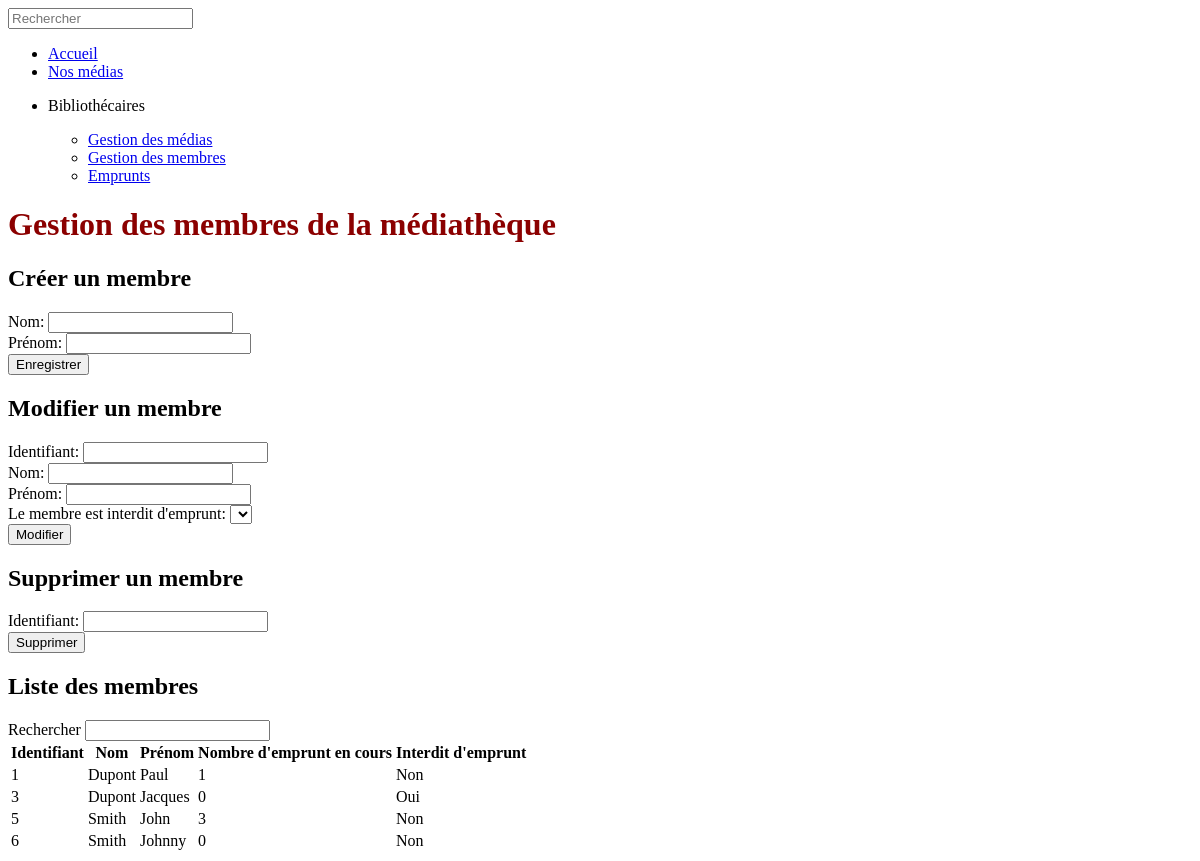
Before: /bibliothecaire/gestion-des-membres/ with the older database file.
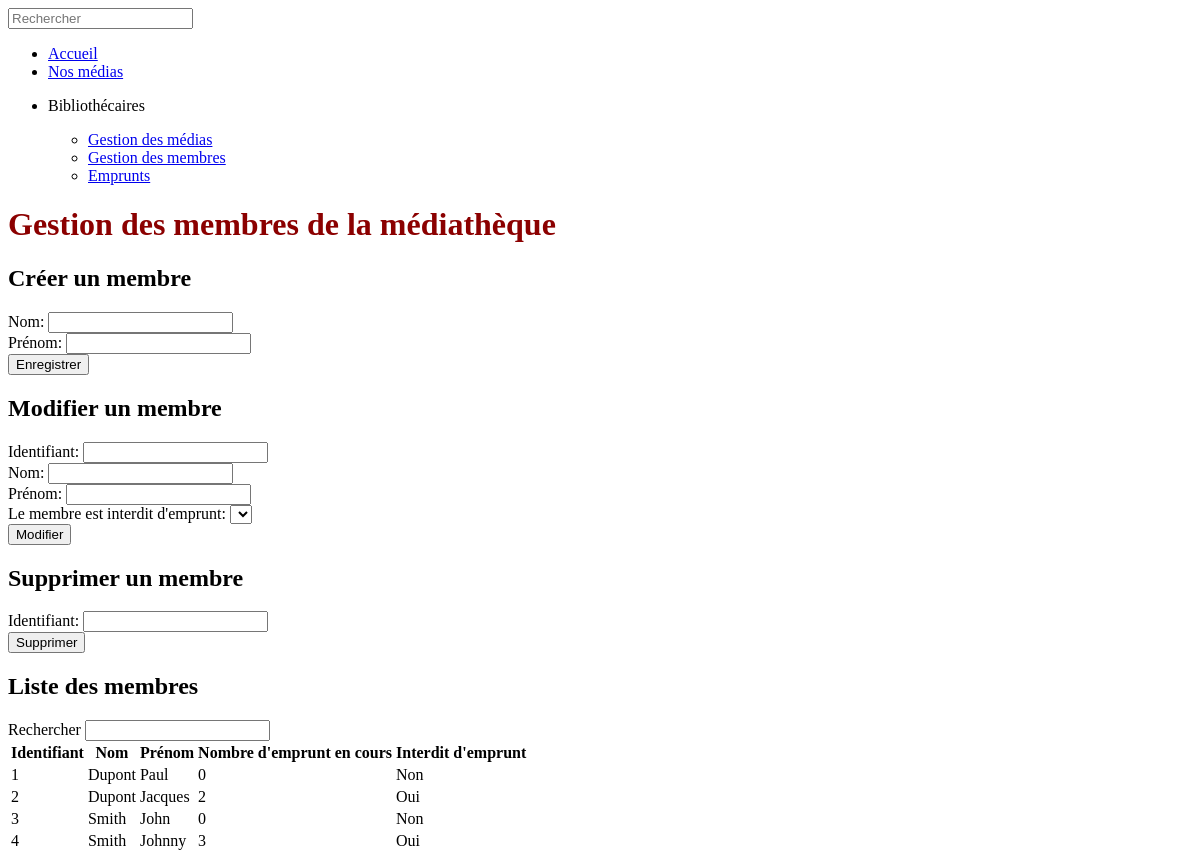
After: the same page with the newer database file.
### librarians_app/models.py (models this page shows)
class Member(models.Model):
    first_name = models.fields.CharField(max_length=30)
    last_name = models.fields.CharField(max_length=30)
    nb_current_borrowings = models.fields.IntegerField(
        default = 0,
        validators = [
            MaxValueValidator(3),
            MinValueValidator(0)
        ]
    )
    is_blocked = models.fields.BooleanField(default=False)

### librarians_app/views.py (the view)
# urls.py: path('gestion-des-membres/', views.members_management, name='members_management'),
def members_management(request):
    members = Member.objects.all()
    if request.method == 'POST':
        if 'submit_create_member' in request.POST:
            return create_member(request, members)
        elif 'submit_update_member' in request.POST:
            return update_member(request, members)
        elif 'submit_delete_member' in request.POST:
            return delete_member(request, members)
        else:
            return redirect('members_management')
    else:
        medias = BorrowableMedia.objects.filter(is_available=False)
        today = date.today()
        for media in medias:
            if media.return_date < today:
                media.borrower.is_blocked = True
                media.borrower.save()
        return render(request, 'membersManagement.html', {
            'members': members,
            'create_member': CreateMember(),
            'update_member': UpdateMember(),
            'delete_member': DeleteMember()
        })

### librarians_app/forms.py
class CreateMember(forms.Form):
    last_name = forms.CharField(required=True, label='Nom')
    first_name = forms.CharField(required=True, label='Prénom')

class UpdateMember(forms.Form):
    id = forms.IntegerField(
        required=True,
        label='Identifiant',
        widget=forms.TextInput(attrs={'id': 'member-id-update'})
    )
    last_name = forms.CharField(
        required=True,
        label='Nom',
        widget=forms.TextInput(attrs={'id': 'member-last-name-update'})
    )
    first_name = forms.CharField(
        required=True,
        label='Prénom',
        widget=forms.TextInput(attrs={'id': 'member-first-name-update'})
    )
    is_blocked = forms.ChoiceField(
        required=True,
        choices=[],
        label="Le membre est interdit d'emprunt",
        widget=forms.Select(attrs={'id': 'member-is-blocked-update'})
    )

### librarians_app/templates/membersManagement.html (shortened to what this page needs)
{% extends 'base.html' %}
{% load static %}
{% block members_management %}
<main>
  <h1>Gestion des membres de la médiathèque</h1>
  <section id="create-member-section">
    <h2>Créer un membre</h2>
    <form action="" method="post" novalidate>
      {{ create_member }}
      <input type="submit" name="submit_create_member" value="Enregistrer">
    </form>
  </section>
  <section id="update-member-section">
    <h2>Modifier un membre</h2>
      <form action="" method="post" novalidate>
          {{ update_member }}
          <input type="submit" name="submit_update_member" value="Modifier">
      </form>
  </section>
  <section id="delete-member-section">
    <h2>Supprimer un membre</h2>
      <form action="" method="post" novalidate>
          {{ delete_member }}
          <input type="submit" name="submit_delete_member" value="Supprimer">
      </form>
  </section>
  <section>
    <h2>Liste des membres</h2>
    <label for="member-search-bar">Rechercher</label>
    <input type="text" name="member_search_bar" id="member-search-bar">
    <table>
        <thead>
            <tr>
                <th>Identifiant</th>
                <th>Nom</th>
                <th>Prénom</th>
                <th>Nombre d'emprunt en cours</th>
                <th>Interdit d'emprunt</th>
            </tr>
        </thead>
        <tbody>
            {% for member in members %}
            <tr class="member">
                <td>{{ member.pk }}</td>
                <td>{{ member.last_name }}</td>
                <td>{{ member.first_name }}</td>
                <td>{{ member.nb_current_borrowings }}</td>
                <td>{% if member.is_blocked %} Oui {% else %} Non {% endif %}</td>
            </tr>
            {% endfor %}
        </tbody>
    </table>
  </section>
</main>
{% endblock %}

### mediatheque_app/templates/base.html (shortened to what this page needs)
{% load static %}
<!DOCTYPE html>
<html lang="fr">
<head>
    <link rel="stylesheet" href="{% static 'css/style.css' %}">
</head>
<body>
    {% include 'header.html' %}
    {% block members_management %} {% endblock %}
</body>
</html>

### mediatheque_app/templates/header.html
<header>
    <div>
        <input type="text" placeholder="Rechercher">
    </div>
    <nav>
        <ul>
            <li><a href="/">Accueil</a></li>
            <li><a href="{% url 'medias_list' %}">Nos médias</a></li>
            <li>
                <p>Bibliothécaires</p>
                <ul>
                    <li><a href="{% url 'media_management' %}">Gestion des médias</a></li>
                    <li><a href="{% url 'members_management' %}">Gestion des membres</a></li>
                    <li><a href="{% url 'borrowings' %}">Emprunts</a></li>
                </ul>
            </li>
        </ul>
    </nav>
</header>

### static/css/style.css (style rules this page uses)
h1 { color: darkred; }

Changed rows visible on the page:
removed Member: pk "5", last_name "Smith", first_name "John", nb_current_borrowings "3", is_blocked "Non"
removed Member: pk "6", last_name "Smith", first_name "Johnny", nb_current_borrowings "0", is_blocked "Non"
changed Member "Paul": nb_current_borrowings "1" → "0"
added Member: pk "2", last_name "Dupont", first_name "Jacques", nb_current_borrowings "2", is_blocked "Oui"
changed Member id 3: last_name "Dupont" → "Smith"; first_name "Jacques" → "John"; is_blocked "Oui" → "Non"
added Member: pk "4", last_name "Smith", first_name "Johnny", nb_current_borrowings "3", is_blocked "Oui"
